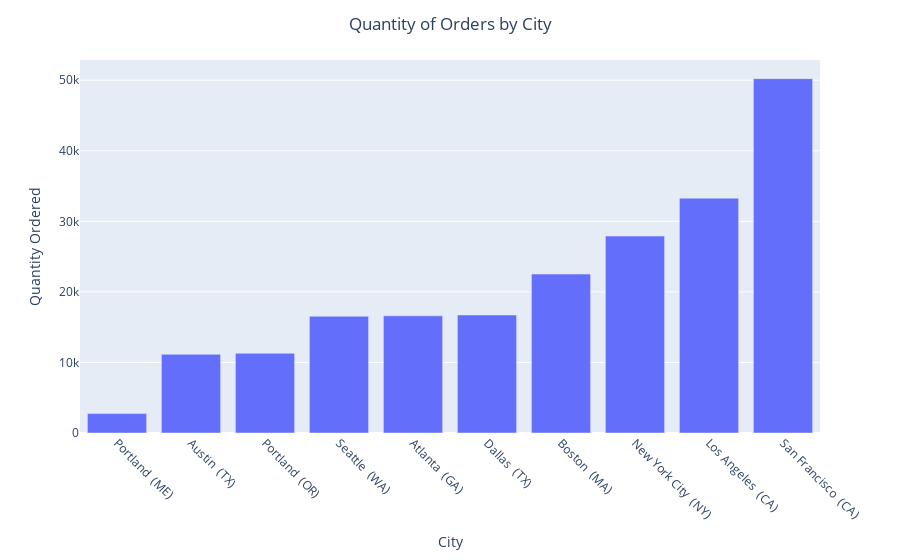

The cell this chart's notebook holds for it:
### Code cell
#plot the Quantity_ByCity df created
fig = px.bar(Quantity_ByCity, x='City', y='Quantity Ordered',
             labels={'Quantity Ordered': 'Quantity Ordered'})

fig.update_xaxes(tickangle=45, tickvals=Quantity_ByCity['City'], tickmode='array', ticktext=Quantity_ByCity['City'])

fig.update_xaxes(title_text='City')
fig.update_yaxes(title_text='Quantity Ordered')

fig.update_layout(title_text='Quantity of Orders by City', title_x=0.5)

fig.show()

### Figure 1 — Plotly figure (JSON) as saved in the notebook; plotly's stock layout.template omitted (floating-point values rounded to 4 significant figures)
{"data": [{"alignmentgroup": "True", "hovertemplate": "City=%{x}<br>Quantity Ordered=%{y}<extra></extra>", "legendgroup": "", "marker": {"color": "#636efa", "pattern": {"shape": ""}}, "name": "", "offsetgroup": "", "orientation": "v", "showlegend": false, "textposition": "auto", "type": "bar", "x": ["Portland  (ME)", "Austin  (TX)", "Portland  (OR)", "Seattle  (WA)", "Atlanta  (GA)", "Dallas  (TX)", "Boston  (MA)", "New York City  (NY)", "Los Angeles  (CA)", "San Francisco  (CA)"], "xaxis": "x", "y": [2750, 11151, 11301, 16552, 16602, 16728, 22524, 27916, 33288, 50226], "yaxis": "y"}], "layout": {"barmode": "relative", "legend": {"tracegroupgap": 0}, "margin": {"t": 60}, "title": {"text": "Quantity of Orders by City", "x": 0.5}, "xaxis": {"anchor": "y", "domain": [0, 1], "tickangle": 45, "tickmode": "array", "ticktext": ["Portland  (ME)", "Austin  (TX)", "Portland  (OR)", "Seattle  (WA)", "Atlanta  (GA)", "Dallas  (TX)", "Boston  (MA)", "New York City  (NY)", "Los Angeles  (CA)", "San Francisco  (CA)"], "tickvals": ["Portland  (ME)", "Austin  (TX)", "Portland  (OR)", "Seattle  (WA)", "Atlanta  (GA)", "Dallas  (TX)", "Boston  (MA)", "New York City  (NY)", "Los Angeles  (CA)", "San Francisco  (CA)"], "title": {"text": "City"}}, "yaxis": {"anchor": "x", "domain": [0, 1], "title": {"text": "Quantity Ordered"}}}}
